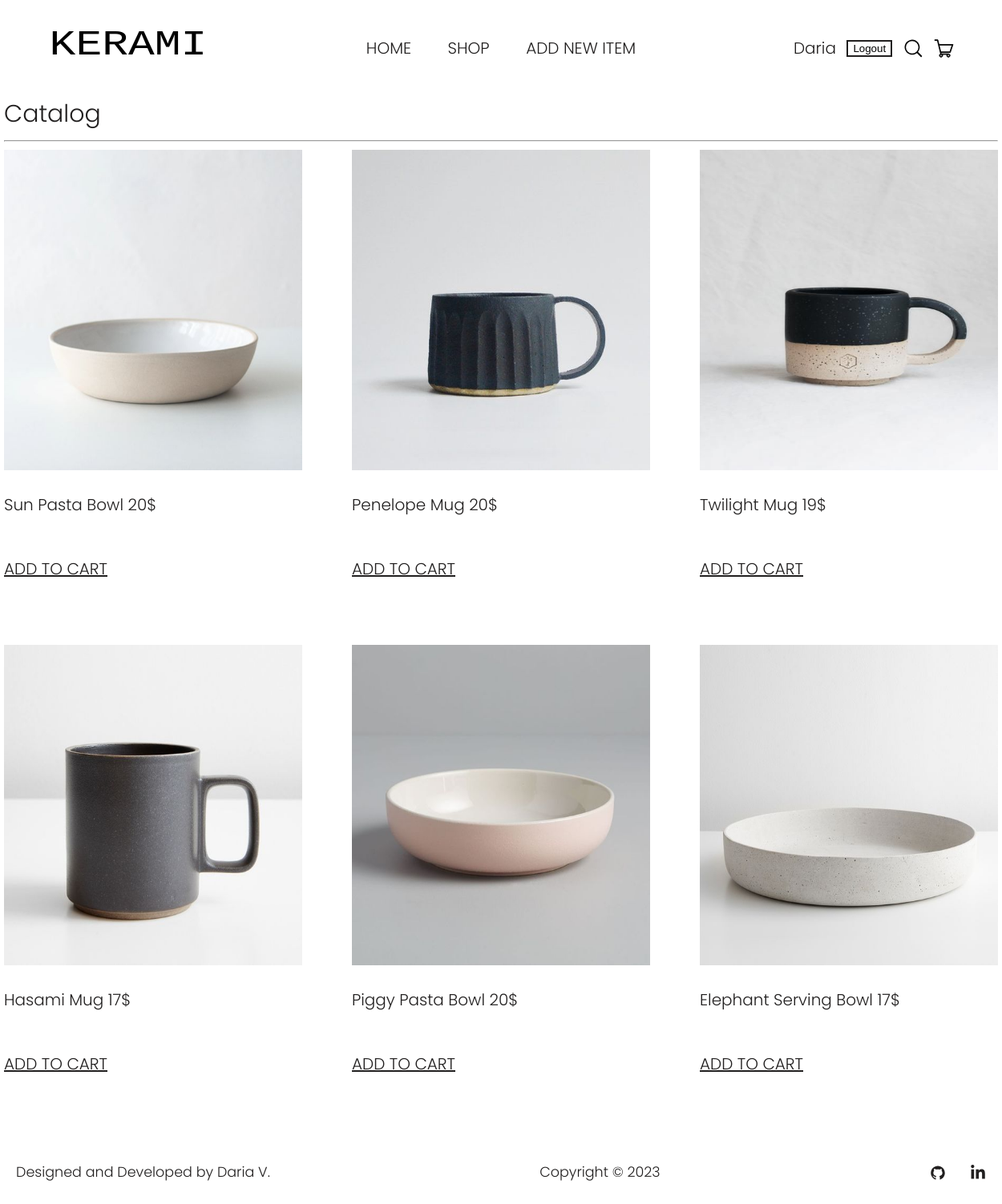
/shop/ (signed in), run on the app's committed database.
### home/models.py (models this page shows, shortened)
class Menu(models.Model):
    title = models.CharField(max_length=100)
    url = models.CharField(max_length=100)
    class Meta:
        verbose_name = 'Menu'
        verbose_name_plural = 'Menu'

### shop/models.py (models this page shows, shortened)
class Item(models.Model):
    title = models.CharField(max_length=50)
    price = models.CharField(max_length=5)
    type = models.CharField(max_length=100, default='another')
    image = models.ImageField(upload_to='shop/images')
    url = models.URLField(blank=True, null=True)

### shop/views.py (the view)
# urls.py: path('', include('shop.urls')),
def shop(request):
    menu = Menu.objects.all()
    items = Item.objects.all()
    return render(request, 'shop/shop.html', {'menu': menu, 'items': items})

### templates/shop/shop.html (shortened to what this page needs)
{% extends 'home/base.html' %}
{% load static %}
{% block css %}
<link rel="stylesheet" href="{% static 'css/shop.css' %}">
{% endblock %}
{% block content %}
<main>
    <section class="shop-page">
        <div class="shop container">
            <h1 class="catalog-title">Catalog</h1>
            <hr>
            <div class="catalog-items">
                {% if user.is_staff %}
                {% for item in items %}
                <div class="item">
                    <a href="{% url 'viewitem' item.id %}">
                        <img src="{{ item.image.url }}" alt="{{ project.title }}">
                        <span>{{ item.title }}</span>
                        <span>{{ item.price }}</span>
                        {% if user.is_active %}
                        <a class="add-to-cart-link" href="{% url 'add-item-to-cart' item.id %}">ADD TO CART</a>
                        {% else %}
                        <a class="add-to-cart-link" href="{% url 'login' %}">ADD TO CART</a>
                        {% endif %}
                    </a>
                </div>
                {% endfor %}
                {% endif %}
            </div>
        </div>
    </section>
</main>
{% endblock content %}

### templates/home/base.html (shortened to what this page needs)
<!DOCTYPE html>
{% load static %}
<html lang="en">
<head>
    <link rel="stylesheet" href="{% static 'css/base.css' %}">
    {% block css %}{% endblock %}
</head>
<body>
{% block header %}
<header class="header-menu">
    <div class="header container">
        <div class="logo">
            <a href="{% url 'home' %}"><img src="{% static 'home/logo_ceramics.svg' %}" alt="KERAMI"></a>
        </div>
        <nav class="menu-nav">
            {% for m in menu %}
            <a class="menu-nav-item" href="{{ m.url }}">{{ m.title }}</a>
            {% endfor %}
            {% if user.is_staff %}
            <a class="menu-nav-item" href="{% url 'additem' %}">ADD NEW ITEM</a>
            {% endif %}
        </nav>
        <div class="right-items">
            {% if user.is_authenticated %}
            <a href="#">{{ user.username }}</a>
            <form action="{% url 'logout' %}" method="post">
                <button class="logout-btn">Logout</button>
            </form>
            {% else %}
            <a href="{% url 'login' %}">LOGIN</a>
            {% endif %}
            <a class="link-svg" href="#">
            </a>
            {% if user.is_authenticated %}
            <a class="link-svg" href="{% url 'cart' %}">
                {% else %}
                <a class="link-svg" href="{% url 'login' %}">
                {% endif %}
                </a>
        </div>
    </div>
</header>
{% endblock header %}
<main>
    {% block content %}
    {% endblock content%}
</main>
<footer class="footer-nav">
    <div class="page-footer_wrapper container">
        <div class="footer-designer-name">
            <h3>Designed and Developed by Daria V.</h3>
        </div>
        <div class="footer-copyright">
            <h3>Copyright © 2023</h3>
        </div>
        <div class="footer-body">
            <ul class="footer-icons">
                <li class="social-icon">
                    <a href="https://github.com/dariavarlamovaa" target="_blank"
                       rel="noopener noreferrer">
                    </a>
                </li>
                <li class="social-icon">
                    <a href="https://www.linkedin.com/in/daria-varlamova-091537270/"
                       target="_blank" rel="noopener noreferrer">
                    </a>
                </li>
            </ul>
        </div>
    </div>
</footer>
</body>
</html>

### home/static/css/base.css (style rules this page uses)
body { font-family: 'Poppins', sans-serif; font-weight: 300; font-size: 20px; color: #211f1f; background-color: #FFFFFF; margin: 0; padding: 0; }
a { text-decoration: none; color: #211f1f; }
h1, h2, h3, p { margin: 0; font-weight: 300; }
li, ul { margin: 0; padding: 0; }
svg { vertical-align: middle; }
.container { width: 1240px; margin: 0 auto; }
main { flex: 1; }
.header { max-height: 77px; width: 100%; display: flex; align-items: center; justify-content: space-between; padding: 60px 60px; box-sizing: border-box; }
.logo img { width: 200px; height: 50px; }
.menu-nav-item { background: transparent; cursor: pointer; border: 0; margin: 20px; font-size: 20px; }
.right-items { display: flex; justify-content: space-between; min-width: 200px; align-items: center; }
.link-svg { display: flex; align-items: center; }
.footer-nav { width: 100%; padding: 20px; max-height: 80px; display: flex; align-items: center; box-sizing: border-box; }
.page-footer_wrapper { display: flex; flex-wrap: wrap; justify-content: space-between; box-sizing: border-box; padding: 30px 0; font-size: 15px; }
.footer-icons { list-style: none; display: flex; gap: 30px; padding: 0; }
.footer-designer-name, .footer-copyright, .footer-body { height: 40px; display: flex; align-items: center; }
.social-icon a { color: #FFF; }
.logout-btn { border: 2px solid #211f1f; background-color: #FFFFFF; display: flex; align-items: center; }

### shop/static/css/shop.css (style rules this page uses)
.catalog-items { display: flex; flex-wrap: wrap; justify-content: space-between; }
.catalog-items a { margin-bottom: 40px; box-sizing: border-box; }
.item { display: flex; flex-direction: column; width: 30%; text-align: left; box-sizing: border-box; margin-bottom: 40px; }
.item img { width: 100%; height: 400px; text-align: center; margin: 0 auto; padding-bottom: 20px; }
.add-to-cart-link { text-decoration: underline; background-color: transparent; border: none; text-align: left; padding: 0; margin-top: 10px; }

### data on the page
Menu: title "HOME"
Menu: title "SHOP"
Item: image (picture), title "Sun Pasta Bowl", price "20$"
Item: image (picture), title "Penelope Mug", price "20$"
Item: image (picture), title "Twilight Mug", price "19$"
Item: image (picture), title "Hasami Mug", price "17$"
Item: image (picture), title "Piggy Pasta Bowl", price "20$"
Item: image (picture), title "Elephant Serving Bowl", price "17$"

### other printed values
{{ user.username }} "Daria"
